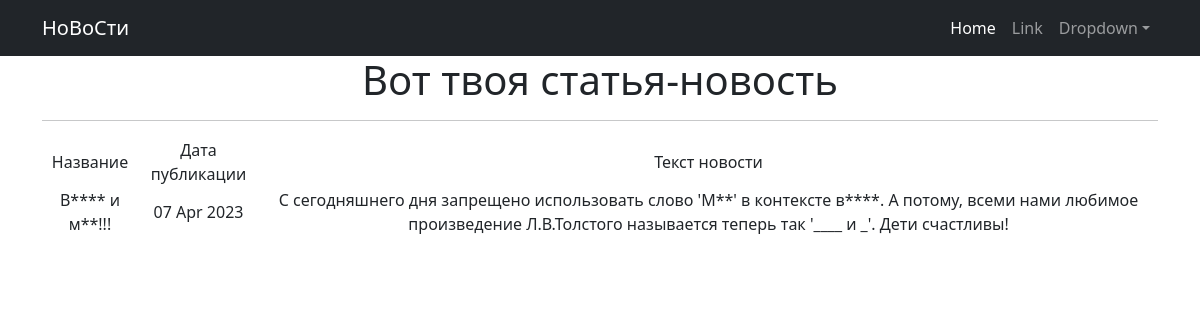
The app's page /post/2, older data.
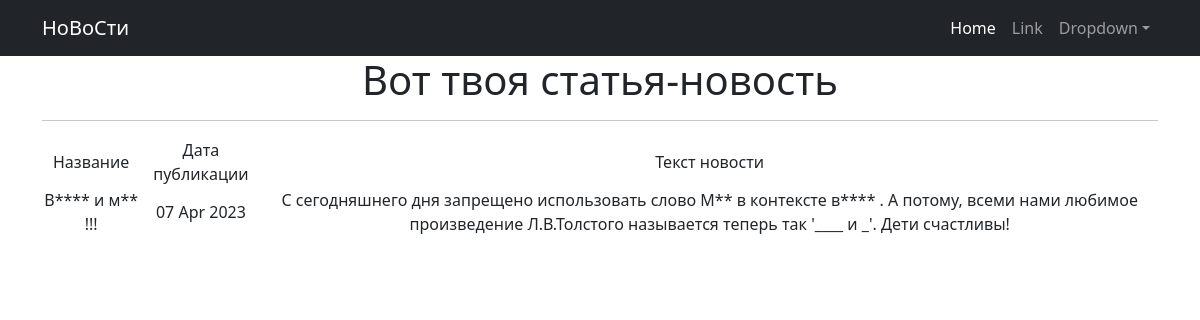
The same page, newer data.
### news_app/models.py (models this page shows, shortened)
class Post(models.Model):
    NEWS = 'NW'
    ARTICLE = 'AR'
    N_or_A = [(NEWS, 'Новость'), (ARTICLE, 'Статья')]
    author = models.ForeignKey('Author', on_delete=models.CASCADE)
    news_or_article = models.CharField(max_length=2, choices=N_or_A, default=NEWS)
    date_in = models.DateTimeField(auto_now_add=True)
    post_category = models.ManyToManyField(Category, through='PostCategory')
    title = models.CharField(max_length=128)
    text = models.TextField(default="Текст отсутствует")
    post_rating = models.SmallIntegerField(default=0)
    class Meta: # меняем в админке названия моделей на удобоваримый
        verbose_name = 'Пост'
        verbose_name_plural = 'Пост-ы'

### news_app/views.py (the view)
# urls.py: path('<int:pk>', NewsDetail.as_view(), name='news_detail'),
class NewsDetail(DetailView):
    model = Post
    template_name = 'new.html'
    context_object_name = 'new'

### news_app/templatetags/custom_filters.py (called while the page is built)
@register.filter()
def censor(text):
    text_list = text.split()
    censored_text_list = []
    for word in text_list:
        clean_word = ''.join(s for s in word if s not in string.punctuation)
        if clean_word.lower() in bad_words:
            censored_word = clean_word[0] + (len(clean_word) - 1) * '*'
            censored_text_list.append(word.replace(clean_word, censored_word))
        else:
            censored_text_list.append(word)
    return ' '.join(censored_text_list)

### templates/new.html (shortened to what this page needs)
<!DOCTYPE html>
{% extends 'flatpages/default.html' %}
{% load custom_filters %}
{% block content %}
   <h1>Вот твоя статья-новость</h1>
    <hr>
   {% if new %}
       <table>
           <tr>
               <td>Название</td>
               <td>Дата публикации</td>
               <td>Текст новости</td>
           </tr>
           <tr>
               <td>{{ new.title|censor }}</td>
               <td>{{ new.date_in|date:'d M Y' }}</td>
               <td>{{ new.text|censor }}</td>
           </tr>
       </table>
   {% else %}
       <h2>Новости нет!</h2>
   {% endif %}
{% endblock content %}

Row changes from the older to the newer data that the page shows:
changed Post: title|censor "В**** и м**!!!" → "В**** и м** !!!"; text|censor "…дня запрещено использовать слово 'М**' в контексте в****. А потому, всеми нами…" → "…дня запрещено использовать слово М** в контексте в**** . А потому, всеми нами…"
